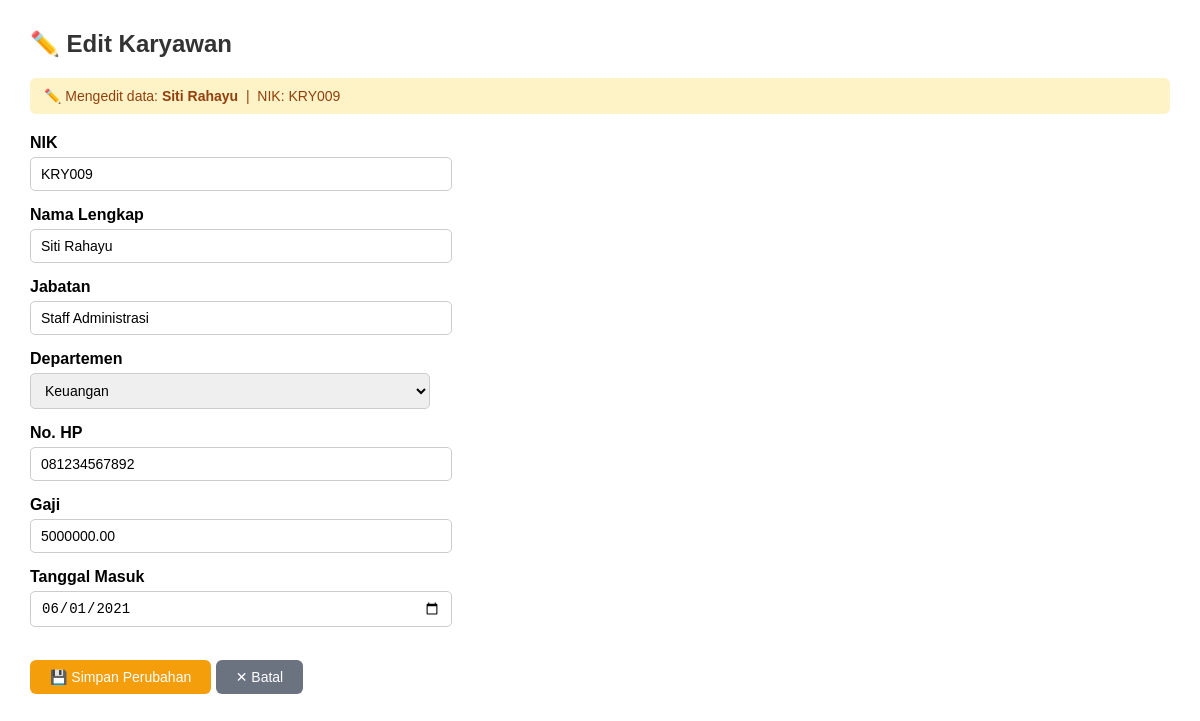
Screenshot of /karyawan/edit.php?id=2 with the database file from the repository.
### tables this page shows
CREATE TABLE `karyawan` (
  `id` int NOT NULL,
  `nik` varchar(20) NOT NULL,
  `nama` varchar(100) NOT NULL,
  `jabatan` varchar(100) NOT NULL,
  `departemen` varchar(100) NOT NULL,
  `no_hp` varchar(15) NOT NULL,
  `gaji` decimal(12,2) NOT NULL DEFAULT '0.00',
  `tgl_masuk` date NOT NULL
);

### karyawan/edit.php (the view, shortened to what this page needs)
<?php
require_once 'koneksi.php';
if (isset($_GET['id'])) {
    $id = (int) $_GET['id'];
} elseif (isset($_POST['id'])) {
    $id = (int) $_POST['id'];
} else {
    $id = 0;
}
$sql    = "SELECT * FROM karyawan WHERE id = ?";
$stmt   = mysqli_prepare($conn, $sql);
mysqli_stmt_bind_param($stmt, "i", $id);
mysqli_stmt_execute($stmt);
$result = mysqli_stmt_get_result($stmt);
$row    = mysqli_fetch_assoc($result);
?>
<!DOCTYPE html>
<html lang="id">
<head>
</head>
<body>
<h2>✏️ Edit Karyawan</h2>
<div class="info">
    ✏️ Mengedit data: <strong><?= htmlspecialchars($row['nama']) ?></strong>
    &nbsp;|&nbsp; NIK: <?= htmlspecialchars($row['nik']) ?>
</div>
<form method="POST" action="edit.php?id=<?= $id ?>">
    <div class="form-group">
        <label>NIK</label>
        <input type="text" name="nik"
               value="<?= htmlspecialchars($row['nik']) ?>">
    </div>
    <div class="form-group">
        <label>Nama Lengkap</label>
        <input type="text" name="nama"
               value="<?= htmlspecialchars($row['nama']) ?>">
    </div>
    <div class="form-group">
        <label>Jabatan</label>
        <input type="text" name="jabatan"
               value="<?= htmlspecialchars($row['jabatan']) ?>">
    </div>
    <div class="form-group">
        <label>Departemen</label>
        <select name="departemen">
            <?php
            $depts = ['HRD', 'IT', 'Keuangan', 'Marketing', 'Operasional'];
            foreach ($depts as $dept):
                $selected = ($row['departemen'] === $dept) ? 'selected' : '';
            ?>
            <option value="<?= $dept ?>" <?= $selected ?>><?= $dept ?></option>
            <?php endforeach; ?>
        </select>
    </div>
    <div class="form-group">
        <label>No. HP</label>
        <input type="text" name="no_hp"
               value="<?= htmlspecialchars($row['no_hp']) ?>">
    </div>
    <div class="form-group">
        <label>Gaji</label>
        <input type="number" name="gaji"
               value="<?= $row['gaji'] ?>">
    </div>
    <div class="form-group">
        <label>Tanggal Masuk</label>
        <input type="date" name="tgl_masuk"
               value="<?= $row['tgl_masuk'] ?>">
    </div>
    <br>
    <button type="submit" class="btn-simpan">💾 Simpan Perubahan</button>
    <a href="index.php" class="btn-batal">✕ Batal</a>
</form>
</body>
</html>

### karyawan/edit.php (style rules this page uses)
body { font-family: Arial, sans-serif; margin: 30px; }
h2 { color: #333; }
.form-group { margin-bottom: 15px; }
label { display: block; margin-bottom: 5px; font-weight: bold; }
input, select { width: 100%; max-width: 400px; padding: 8px 10px; border: 1px solid #ccc; border-radius: 5px; font-size: 14px; }
.btn-simpan { background: #f59e0b; color: white; padding: 9px 20px; border: none; border-radius: 6px; cursor: pointer; font-size: 14px; }
.btn-batal { background: #6b7280; color: white; padding: 9px 20px; border-radius: 6px; text-decoration: none; font-size: 14px; }
.info { background: #fef3c7; color: #92400e; padding: 10px 14px; border-radius: 6px; margin-bottom: 20px; font-size: 14px; }

### rows the page displays
karyawan: nama "Siti Rahayu", nik "KRY009", jabatan "Staff Administrasi", no_hp "081234567892", gaji "5000000.00", tgl_masuk "06/01/2021"

### other values shown
form field departemen "Keuangan"
